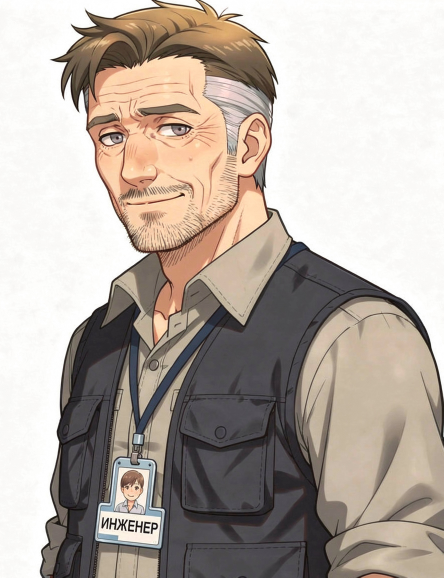
#> input picture assets/gen/_ref_sergey_face_0.png, 887 x 1155 px, given in place of prop_bench.png, which was not available (shown at 1/2 size)
$ python _bench_ab.py
#> lines starting #> are read from the running program, lines starting #| are printed output that depends on the picture
# -*- coding: utf-8 -*-
"""A/B одной сцены: твоя скамейка против новой, при ОДИНАКОВОМ масштабе и посадке.

Обе ставятся по правилам принятого v9 (который ты одобрил):
  • высота ближнего торца (верх спинки -> земля) = 0.90 м = 400 px при 445 px/м;
  • земля у ближней ножки в одной и той же точке (X_LEG=148, Y_LEG=960);
  • сиденье 0.45 м над землёй, поэт тазом на нём, спрайт 780 px, x = 29.5 % длины.

Отличается ТОЛЬКО рисунок скамейки. Запуск: python3 _bench_ab.py
"""
import os

import numpy as np
from PIL import Image, ImageDraw

HERE = os.path.dirname(os.path.abspath(__file__))

ROOT = os.path.dirname(HERE)
W, H = 1920, 1080
Y_H, K = 572.0, 1.146
VANISH = (1037.0, 572.0)

Y_LEG = float(os.environ.get('Y_LEG', 960))
X_LEG = float(os.environ.get('X_LEG', 148))
BACK_H, SEAT_H = 0.90, 0.45
BUTT_FX = 0.295
P_HEAD_F, P_FEET_F, P_BUTT_F = 201 / 1433.0, 1419 / 1433.0, 0.625
POET_H = 780

BG = os.path.join(ROOT, 'assets', 'gen', 'alley_b_nobench__gpt-image-2_0.png')
POET = os.path.join(ROOT, 'vn2', 'img', 'char', 'poet_seat_upset.webp')
KATE = os.path.join(ROOT, 'vn2', 'img', 'char', 'kate.webp')
OUT = os.path.join(ROOT, '_sat')

# рамки каждого пропа: доли файла (замеры масками)
PROPS = {
    'A старая': dict(path=os.path.join(ROOT, 'assets', 'sprites', 'prop_bench.png'),
                     leg_x=0.100, leg_y=0.881, top=0.160, seat=0.624, ground=0.986, axis=26.2),
    'B новая': dict(path=os.path.join(ROOT, '_sat', 'prop_bench_new_matte.png'),
                    leg_x=0.0696, leg_y=0.8715, top=0.1295, seat=0.628, ground=0.999, axis=19.6),
}

m = K * (Y_LEG - Y_H)
alley_deg = np.degrees(np.arctan2(Y_LEG - VANISH[1], VANISH[0] - X_LEG))


def render(cfg, label):
#> called with label = 'A старая'
    prop0 = Image.open(cfg['path']).convert('RGBA')
    h_file = BACK_H * m / (cfg['leg_y'] - cfg['top'])
    prop0 = prop0.resize((max(1, round(prop0.width * h_file / prop0.height)),
                          max(1, round(h_file))), Image.LANCZOS)
#> prop0: PIL image 426x555 RGBA
    rot = alley_deg - cfg['axis']
    ax, ay = cfg['leg_x'] * prop0.width, cfg['leg_y'] * prop0.height
#> ax = 42.6; ay = 489
    prop = prop0.rotate(rot, resample=Image.BICUBIC, expand=True, center=(ax, ay))
    th = np.deg2rad(rot)
    cx, cy = prop0.width / 2.0, prop0.height / 2.0
#> cx = 213; cy = 277.5

    def moved(px, py):
#> called with px = 42.6, py = 489
        x, y = px - cx, py - cy
#> x = -170.4; y = 211.5
        return (x * np.cos(th) + y * np.sin(th) + prop.width / 2.0,
                -x * np.sin(th) + y * np.cos(th) + prop.height / 2.0)

    a_new = moved(ax, ay)
#> a_new = (46.11, 490.9)
    paste = (int(round(X_LEG - a_new[0])), int(round(Y_LEG - a_new[1])))
#> paste = (102, 469)
    seat_pt = moved(BUTT_FX * prop0.width, cfg['seat'] * prop0.height)
#> seat_pt = (135.6, 352.3)
    seat = (paste[0] + seat_pt[0], paste[1] + seat_pt[1])
#> seat = (237.6, 821.3)
    gnd_pt = moved(BUTT_FX * prop0.width, cfg['ground'] * prop0.height)
#> gnd_pt = (126.4, 553)
    ground_at_poet = paste[1] + gnd_pt[1]

    bg = Image.open(BG).convert('RGB').resize((W, H), Image.LANCZOS).convert('RGBA')
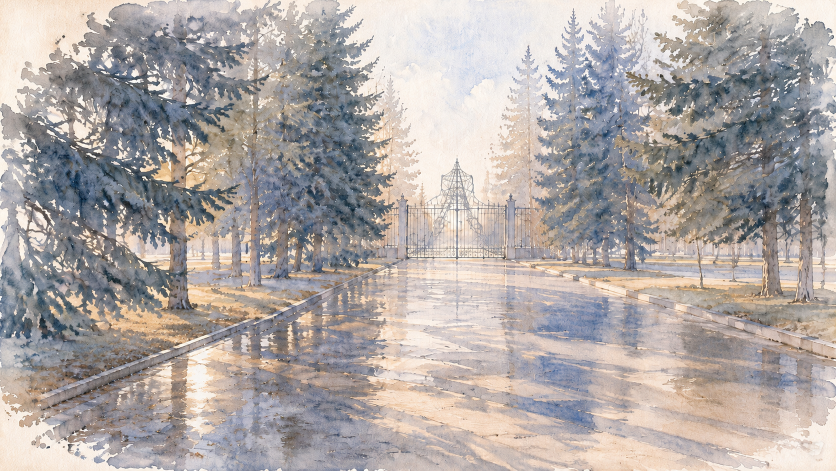
#> input picture assets/gen/alley_b_nobench__gpt-image-2_0.png, 1672 x 941 px (shown at 1/2 size)

    def put(canvas, p, left_pct=73.0, height_pct=99.0, bottom_pct=-3.0):
#> called with p = 'vn2/img/char/kate.webp', left_pct = 73, height_pct = 99, bottom_pct = -3
        i2 = Image.open(p).convert('RGBA')
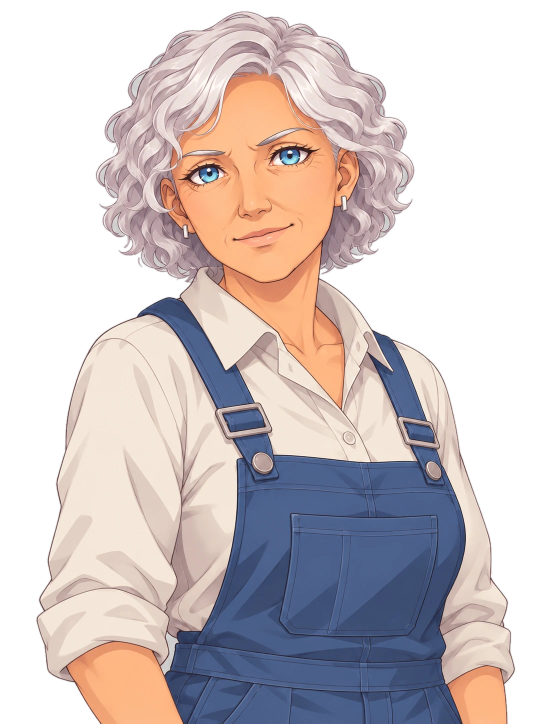
#> input picture vn2/img/char/kate.webp, 1087 x 1447 px (shown at 1/2 size)
#> i2 is the input picture: PIL image 1087x1447 RGBA; mean R, G, B, A 187.8, 177.8, 177.8, 154.3
        h = round(H * height_pct / 100.0)
        w = round(i2.width * h / i2.height)
        i2 = i2.resize((w, h), Image.LANCZOS)
#> i2: PIL image 803x1069 RGBA
        canvas.alpha_composite(i2, (round(W * left_pct / 100.0 - w / 2.0),
                                    round(H * (1.0 - bottom_pct / 100.0)) - h))

    put(bg, KATE, 73, 99, -3)
    bg.alpha_composite(prop, paste)

    poet = Image.open(POET).convert('RGBA')
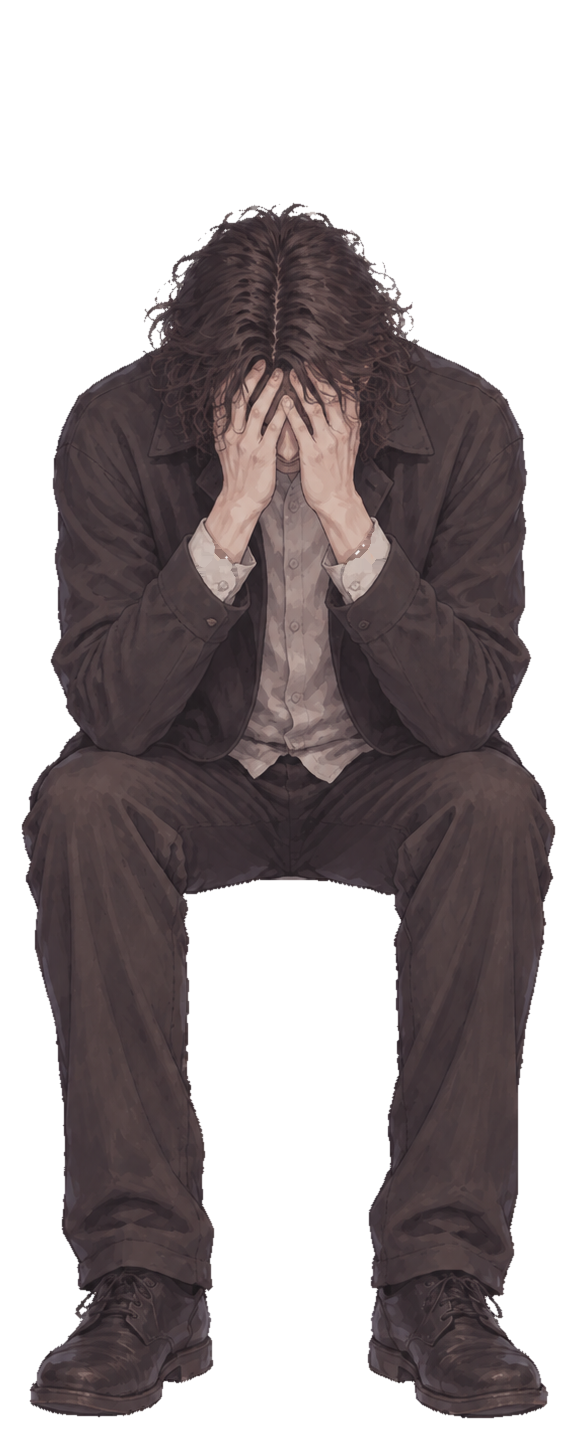
#> input picture vn2/img/char/poet_seat_upset.webp, 577 x 1433 px
#> poet is the input picture: PIL image 577x1433 RGBA; mean R, G, B, A 58.5, 48.5, 50.2, 129.7
    pw = round(poet.width * POET_H / poet.height)
    poet = poet.resize((pw, POET_H), Image.LANCZOS)
#> poet: PIL image 314x780 RGBA
    px = int(round(seat[0] - pw / 2.0))
    py = int(round(seat[1] - P_BUTT_F * POET_H))
    bg.alpha_composite(poet, (px, py))

    print('%s: h_file %.0f, поворот %+.1f°, bbox (%d,%d)-(%d,%d)'
          % (label, h_file, rot, paste[0], paste[1], paste[0] + prop.width, paste[1] + prop.height))
#| A старая: h_file 555, поворот -2.6°, bbox (102,469)-(554,1044)
    print('   земля у ближней ножки (%.0f,%.0f); сиденье у поэта (%.0f,%.0f); земля там y=%.0f'
          % (X_LEG, Y_LEG, seat[0], seat[1], ground_at_poet))
#|    земля у ближней ножки (148,960); сиденье у поэта (238,821); земля там y=1022
    print('   поэт %d px в (%d,%d): таз %+.0f px, ступни y=%.0f (низ кадра %d)'
          % (POET_H, px, py, py + P_BUTT_F * POET_H - seat[1],
             py + P_FEET_F * POET_H, H))
#|    поэт 780 px в (81,334): таз +0 px, ступни y=1106 (низ кадра 1080)
    print('   левый край пропа x=%d (бордюр на этой глубине ~%.0f)'
          % (paste[0], 0.2856 * Y_LEG - 108.5))
#|    левый край пропа x=102 (бордюр на этой глубине ~166)
    return bg


def main():
    frames = {lab: render(cfg, lab) for lab, cfg in PROPS.items()}
#> call 2 of render, with label = 'B новая'
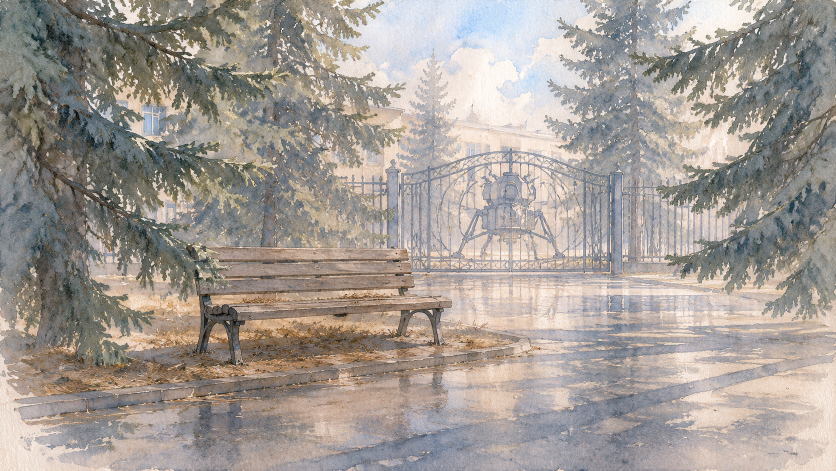
#> input picture assets/gen/alley_a_0.png, 1672 x 941 px, given in place of prop_bench_new_matte.png, which was not available (shown at 1/2 size)
#> in render (call 2), `bg.alpha_composite(poet, (px, py))`:
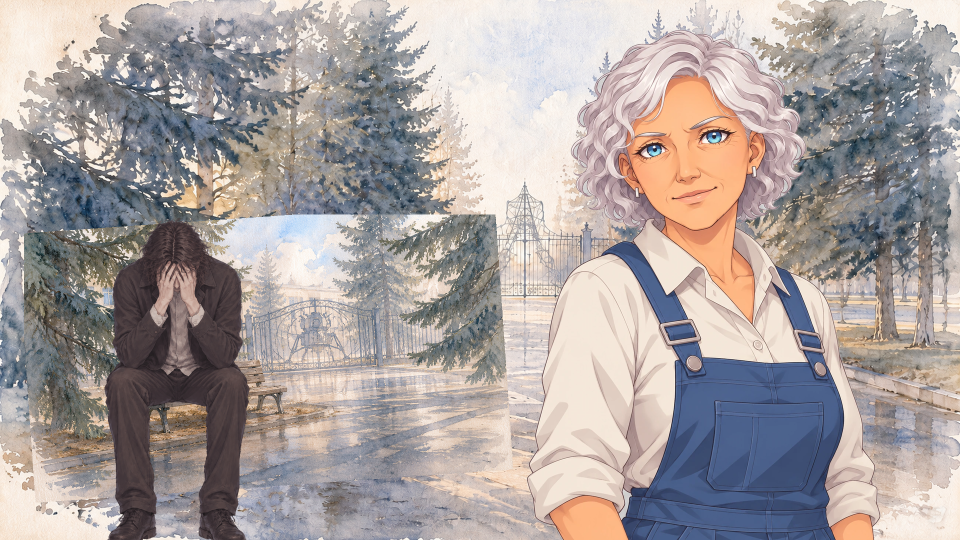
#> bg: PIL image 1920x1080 RGBA (shown at 1/2 size); mean R, G, B, A 169.8, 161.2, 159.4, 255
#| B новая: h_file 539, поворот +4.0°, bbox (48,429)-(1042,1034)
#|    земля у ближней ножки (148,960); сиденье у поэта (354,814); земля там y=1013
#|    поэт 780 px в (197,326): таз -0 px, ступни y=1098 (низ кадра 1080)
#|    левый край пропа x=48 (бордюр на этой глубине ~166)
#> frames = 2 items
    labs = list(frames)
#> labs = ['A старая', 'B новая']

    full = [frames[l].convert('RGB').resize((1280, 720), Image.LANCZOS) for l in labs]
#> full = 2 items
    sh = Image.new('RGB', (2560, 720), (255, 255, 255))
#> sh: PIL image 2560x720 RGB; every value is 255
    d = ImageDraw.Draw(sh)
    for i, (l, f) in enumerate(zip(labs, full)):
        sh.paste(f, (1280 * i, 0))
        d.rectangle([1280 * i + 12, 12, 1280 * i + 300, 56], fill=(255, 255, 255))
        d.text((1280 * i + 22, 26), l, fill=(170, 0, 0))
#> this loop made 2 passes
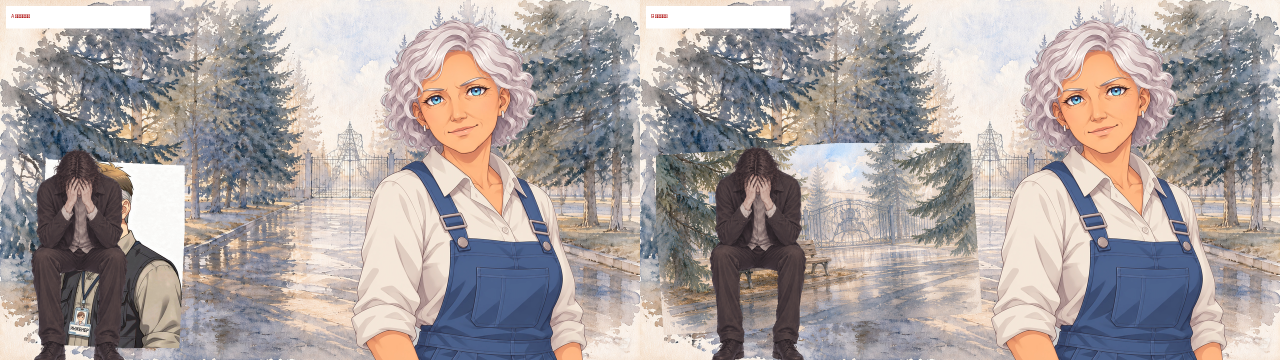
#> sh: PIL image 2560x720 RGB (shown at 1/2 size); mean R, G, B 170.6, 162.1, 160.5
    p1 = os.path.join(OUT, 'AB_full.jpg')
    sh.save(p1, quality=88)
    print('saved', os.path.relpath(p1, HERE), sh.size, os.path.getsize(p1), 'B')
#| saved ../_sat/AB_full.jpg (2560, 720) 598242 B

    box = (0, int(H * 0.33), int(W * 0.56), H)
    crops = [frames[l].convert('RGB').crop(box) for l in labs]
#> crops = 2 items
    cw, ch = crops[0].size
    sh2 = Image.new('RGB', (cw * 2, ch), (255, 255, 255))
#> sh2: PIL image 2150x724 RGB; every value is 255
    d2 = ImageDraw.Draw(sh2)
    for i, (l, c) in enumerate(zip(labs, crops)):
        sh2.paste(c, (cw * i, 0))
        d2.rectangle([cw * i + 10, 10, cw * i + 260, 54], fill=(255, 255, 255))
        d2.text((cw * i + 20, 24), l, fill=(170, 0, 0))
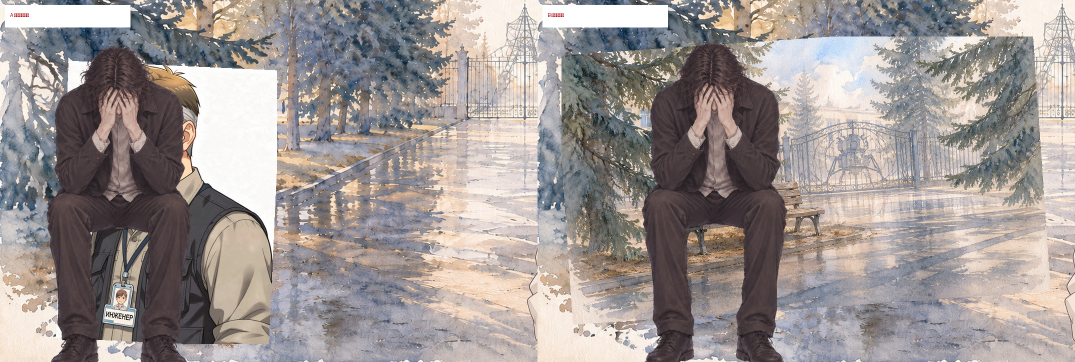
#> sh2: PIL image 2150x724 RGB (shown at 1/2 size); mean R, G, B 157.3, 149.5, 147.4
    p2 = os.path.join(OUT, 'AB_bench.jpg')
    sh2.save(p2, quality=90)
    print('saved', os.path.relpath(p2, HERE), sh2.size, os.path.getsize(p2), 'B')
#| saved ../_sat/AB_bench.jpg (2150, 724) 526404 B


if __name__ == '__main__':
    main()
